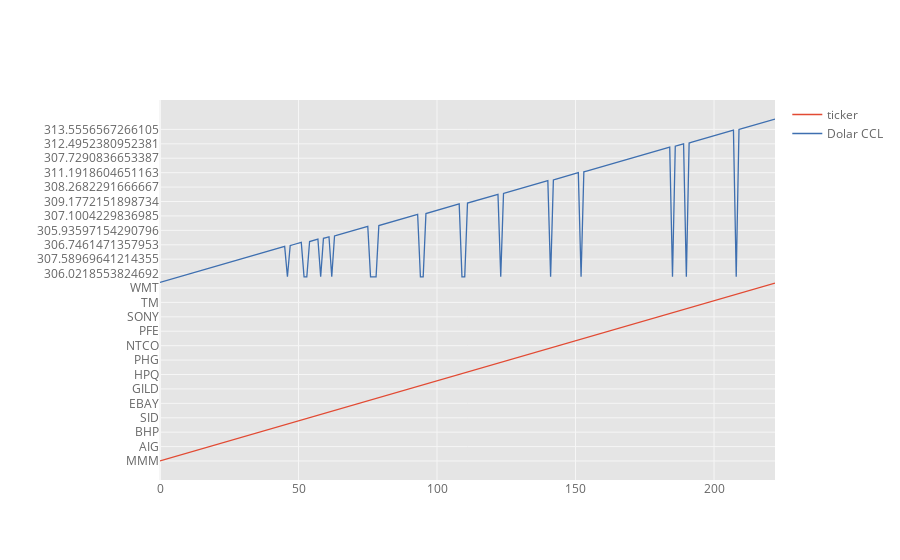

Notebook source saved alongside this figure:
### Code cell
dfccl2.iplot()

### Figure 1 — Plotly figure (JSON) as saved in the notebook; plotly's stock layout.template omitted (floating-point values rounded to 4 significant figures; data arrays with more than 128 entries replaced by an {"elided": "..."} marker saying what was removed)
{"data": [{"line": {"color": "rgba(226, 74, 51, 1.0)", "dash": "solid", "shape": "linear", "width": 1.3}, "mode": "lines", "name": "ticker", "text": "", "type": "scatter", "x": {"elided": "223 int values"}, "y": {"elided": "223 str values"}}, {"line": {"color": "rgba(62, 111, 176, 1.0)", "dash": "solid", "shape": "linear", "width": 1.3}, "mode": "lines", "name": "Dolar CCL", "text": "", "type": "scatter", "x": {"elided": "223 int values"}, "y": {"elided": "223 float values"}}], "layout": {"legend": {"bgcolor": "#FFFFFF", "font": {"color": "#666666"}}, "paper_bgcolor": "#FFFFFF", "plot_bgcolor": "#E5E5E5", "title": {"font": {"color": "#151516"}}, "xaxis": {"gridcolor": "#F6F6F6", "showgrid": true, "tickfont": {"color": "#666666"}, "title": {"font": {"color": "#666666"}, "text": ""}, "zerolinecolor": "#F6F6F6"}, "yaxis": {"gridcolor": "#F6F6F6", "showgrid": true, "tickfont": {"color": "#666666"}, "title": {"font": {"color": "#666666"}, "text": ""}, "zerolinecolor": "#F6F6F6"}}}
